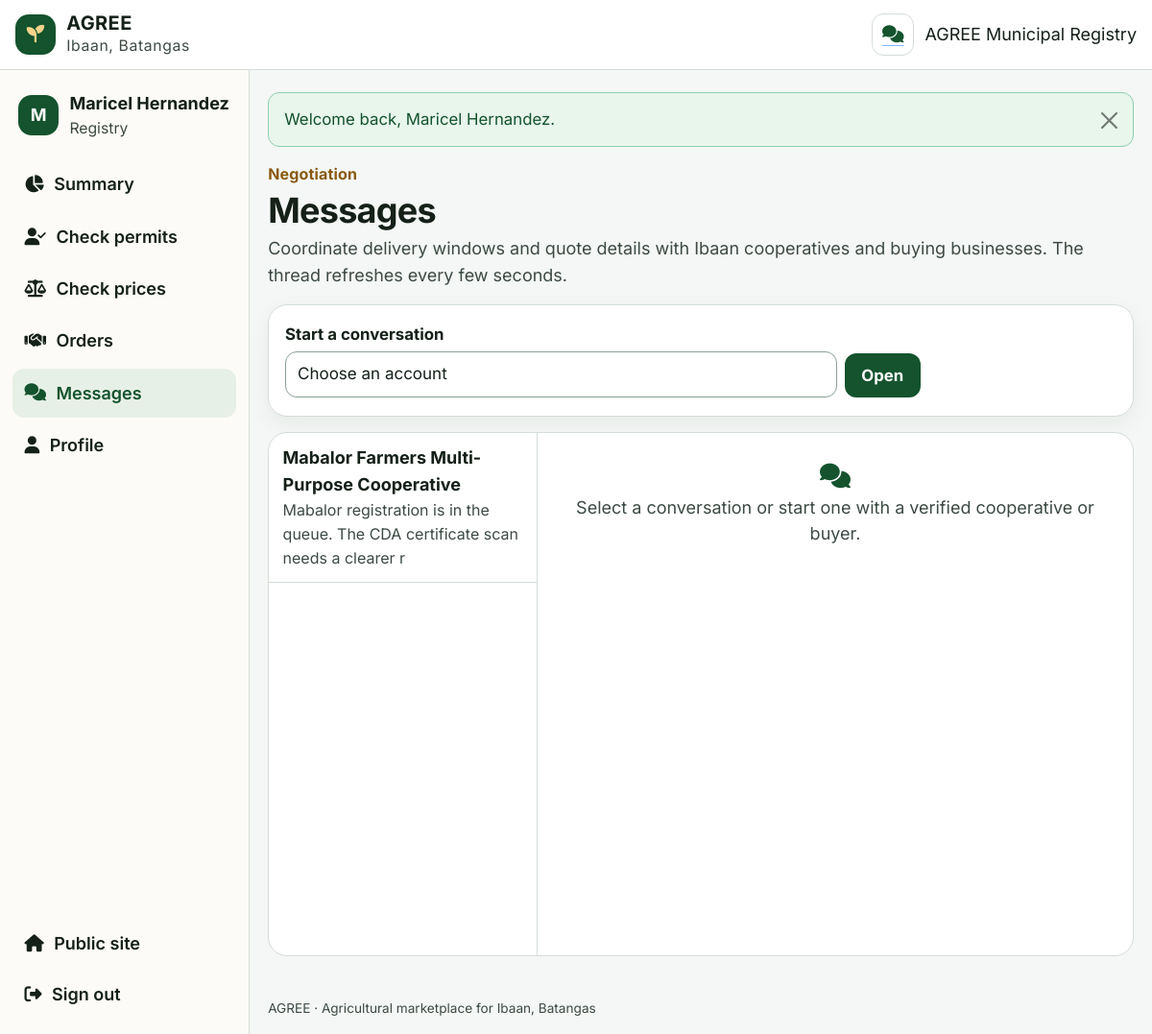
Screenshot of /messages.php (signed in) with the database file from the repository.
### tables this page shows
CREATE TABLE users (
    id INT UNSIGNED AUTO_INCREMENT PRIMARY KEY,
    role ENUM('admin', 'cooperative', 'buyer') NOT NULL,
    email VARCHAR(190) NOT NULL UNIQUE,
    password_hash VARCHAR(255) NOT NULL,
    full_name VARCHAR(150) NOT NULL,
    phone VARCHAR(30) NOT NULL,
    organization VARCHAR(190) NOT NULL,
    business_type VARCHAR(80) DEFAULT NULL,
    barangay VARCHAR(80) NOT NULL,
    municipality VARCHAR(80) NOT NULL DEFAULT 'Ibaan',
    province VARCHAR(80) NOT NULL DEFAULT 'Batangas',
    address_line VARCHAR(255) NOT NULL,
    latitude DECIMAL(10,7) DEFAULT NULL,
    longitude DECIMAL(10,7) DEFAULT NULL,
    permit_path VARCHAR(255) DEFAULT NULL,
    verification_status ENUM('pending', 'approved', 'rejected') NOT NULL DEFAULT 'pending',
    verification_note VARCHAR(500) DEFAULT NULL,
    verified_at DATETIME DEFAULT NULL,
    is_active TINYINT(1) NOT NULL DEFAULT 1,
    created_at DATETIME NOT NULL DEFAULT CURRENT_TIMESTAMP
);

CREATE TABLE messages (
    id INT UNSIGNED AUTO_INCREMENT PRIMARY KEY,
    sender_id INT UNSIGNED NOT NULL,
    receiver_id INT UNSIGNED NOT NULL,
    body TEXT NOT NULL,
    is_read TINYINT(1) NOT NULL DEFAULT 0,
    created_at DATETIME NOT NULL DEFAULT CURRENT_TIMESTAMP,
    CONSTRAINT fk_messages_sender FOREIGN KEY (sender_id) REFERENCES users(id),
    CONSTRAINT fk_messages_receiver FOREIGN KEY (receiver_id) REFERENCES users(id),
    INDEX idx_messages_pair (sender_id, receiver_id, id),
    INDEX idx_messages_unread (receiver_id, is_read)
);

### messages.php (the view, shortened to what this page needs)
<?php
require_once __DIR__ . '/bootstrap.php';
$user = require_login();
$pdo = db();
$me = (int) $user['id'];
$withId = (int) ($_GET['with'] ?? $_POST['with'] ?? 0);
$partner = null;
$stmt = $pdo->prepare(
    'SELECT m.*, IF(m.sender_id = ?, m.receiver_id, m.sender_id) AS other_id
     FROM messages m
     WHERE m.sender_id = ? OR m.receiver_id = ?
     ORDER BY m.id DESC'
);
$stmt->execute([$me, $me, $me]);
$conversations = [];
foreach ($stmt as $row) {
    $other = (int) $row['other_id'];
    if (!isset($conversations[$other])) {
        $conversations[$other] = ['last' => $row, 'unread' => 0];
    }
}
$people = [];
$ids = array_keys($conversations);
if ($ids) {
    $marks = implode(',', array_fill(0, count($ids), '?'));
    $lookup = $pdo->prepare("SELECT id, organization, full_name, role, verification_status FROM users WHERE id IN ($marks)");
    $lookup->execute($ids);
    foreach ($lookup as $person) {
        $people[(int) $person['id']] = $person;
    }
}
$layout = 'app';
require __DIR__ . '/header.php';
?>
<div class="page-head">
    <p class="gold-kicker">Negotiation</p>
    <h1>Messages</h1>
    <p class="muted">Coordinate delivery windows and quote details with Ibaan cooperatives and buying businesses. The thread refreshes every few seconds.</p>
</div>
<form method="get" action="messages.php" class="panel mb-3">
    <div class="row g-2 align-items-end">
        <div class="col-md-8">
            <label class="form-label" for="with">Start a conversation</label>
            <select class="form-select" id="with" name="with" required>
                <option value="">Choose an account</option>
            </select>
        </div>
        <div class="col-md-4">
            <button class="btn btn-agree" type="submit">Open</button>
        </div>
    </div>
</form>
<div class="chat-layout" id="chatApp" data-with="<?= $withId ? (int) $withId : '' ?>">
    <div class="chat-list">
        <?php foreach ($conversations as $otherId => $convo): ?>
            <?php $person = $people[$otherId] ?? null; if (!$person) { continue; } ?>
            <a class="<?= (int) $otherId === $withId ? 'active' : '' ?>" href="messages.php?with=<?= (int) $otherId ?>">
                <strong><?= e(display_name($person)) ?></strong>
                <span class="tiny muted d-block"><?= e(clip((string) $convo['last']['body'], 80)) ?></span>
            </a>
        <?php endforeach; ?>
    </div>
    <div class="chat-thread">
        <?php if (!$partner): ?>
            <div class="empty-state"><i class="fa-solid fa-comments"></i><p>Select a conversation or start one with a verified cooperative or buyer.</p></div>
        <?php endif; ?>
    </div>
</div>
<?php require __DIR__ . '/footer.php'; ?>

### header.php (shortened to what this page needs)
<?php
$layout = $layout ?? 'public';
$me = current_user();
?>
<!DOCTYPE html>
<html lang="en">
<head>
    <link href="https://cdn.jsdelivr.net/npm/bootstrap@5.3.3/dist/css/bootstrap.min.css" rel="stylesheet">
    <link href="https://cdnjs.cloudflare.com/ajax/libs/font-awesome/6.5.2/css/all.min.css" rel="stylesheet">
    <link href="agree.css" rel="stylesheet">
</head>
<body class="<?= e($layout) ?>-layout">
<?php if ($layout === 'app' && $me): ?>
    <header class="topbar">
        <a class="brand" href="<?= e(dashboard_for((string) $me['role'])) ?>">
            <span class="brand-mark" aria-hidden="true"><i class="fa-solid fa-seedling"></i></span>
            <span>
                <strong>AGREE</strong>
                <small>Ibaan, Batangas</small>
            </span>
        </a>
        <div class="topbar-actions">
            <a class="icon-link" href="messages.php" aria-label="Messages">
                <i class="fa-solid fa-comments"></i>
            </a>
            <span class="who d-none d-md-inline"><?= e(display_name($me)) ?></span>
        </div>
    </header>
    <div class="app-shell">
        <aside class="side-nav">
            <div class="side-user">
                <span class="avatar"><?= e(strtoupper(substr((string) $me['full_name'], 0, 1))) ?></span>
                <div>
                    <strong><?= e($me['full_name']) ?></strong>
                    <small><?= e(role_label((string) $me['role'])) ?></small>
                </div>
            </div>
            <div class="side-foot">
                <a href="index.php"><i class="fa-solid fa-house"></i> Public site</a>
                <form method="post" action="logout.php">
                    <button type="submit"><i class="fa-solid fa-right-from-bracket"></i> Sign out</button>
                </form>
            </div>
        </aside>
        <div class="app-main">
            <main id="content" class="content">
<?php endif; ?>

### agree.css (style rules this page uses)
:root { --forest: #14532d; --forest-dark: #0f3d22; --leaf: #166534; --gold: #8a5a10; --gold-soft: #f8efd4; --gold-btn: #f4d48a; --cream: #f4f7f5; --paper: #ffffff; --ink: #142018; --muted: #3d4a43; --line: #d5ddd7; --danger: #8f1d1d; --shadow: 0 8px 24px rgba(20, 32, 24, 0.06); --focus: #14532d; }
* { box-sizing: border-box; }
body { margin: 0; color: var(--ink); background: var(--cream); font-family: Inter, system-ui, "Segoe UI", sans-serif; font-size: 1.125rem; line-height: 1.55; min-height: 100vh; }
h1, h2, h3, .price-figure, .stat-tile strong { font-family: Inter, system-ui, "Segoe UI", sans-serif; font-weight: 700; line-height: 1.25; letter-spacing: -0.02em; }
a { color: var(--leaf); }
.brand { display: flex; align-items: center; gap: 0.7rem; color: inherit; text-decoration: none; }
.brand strong { display: block; font-family: Inter, system-ui, sans-serif; letter-spacing: 0.02em; font-size: 1.25rem; line-height: 1.2; }
.brand small { display: block; color: var(--muted); letter-spacing: 0.04em; }
.brand-mark { width: 42px; height: 42px; border-radius: 14px; display: grid; place-items: center; background: var(--forest); color: var(--gold-btn); font-size: 1.15rem; }
.content { padding: 1.4rem 1.2rem 2rem; }
.kicker, .gold-kicker { margin: 0; letter-spacing: 0.01em; font-size: 1rem; font-weight: 700; color: var(--gold); }
.step, .focus-card, .panel, .stat-tile, .price-card, .coop-card, .auth-card { background: var(--paper); border: 1px solid var(--line); border-radius: 20px; box-shadow: var(--shadow); }
.focus-card i, .empty-state i { color: var(--forest); }
.muted { color: var(--muted); }
.tiny { font-size: 1rem; }
.btn-agree, .btn-gold, .btn-outline-agree, .btn { border-radius: 12px; font-weight: 700; min-height: 44px; padding: 0.65rem 1.1rem; font-size: 1.05rem; }
.btn-agree { background: var(--forest); color: white; border: 0; }
.topbar { position: sticky; top: 0; z-index: 30; display: flex; justify-content: space-between; align-items: center; gap: 1rem; padding: 0.75rem 1rem; background: #ffffff; border-bottom: 1px solid var(--line); }
.topbar-actions, .who { display: flex; align-items: center; gap: 0.7rem; }
.icon-link { position: relative; width: 44px; height: 44px; display: grid; place-items: center; border-radius: 12px; background: white; border: 1px solid var(--line); color: var(--forest); }
.app-shell { display: flex; min-height: calc(100vh - 70px); }
.side-nav { width: 260px; flex: 0 0 260px; background: rgba(255, 253, 248, 0.8); border-right: 1px solid var(--line); padding: 1rem 0.8rem; display: flex; flex-direction: column; gap: 1rem; }
.side-user, .side-foot { display: flex; gap: 0.7rem; align-items: center; }
.side-user { padding: 0.3rem 0.4rem; }
.side-user strong, .side-user small { display: block; }
.side-user small { color: var(--muted); }
.avatar { width: 42px; height: 42px; border-radius: 14px; display: grid; place-items: center; background: var(--forest); color: white; font-weight: 700; }
.side-links a, .side-foot a, .side-foot button { display: flex; align-items: center; gap: 0.65rem; text-decoration: none; color: var(--ink); border-radius: 12px; min-height: 44px; padding: 0.7rem 0.8rem; font-weight: 600; background: transparent; border: 0; width: 100%; text-align: left; }
.side-foot { margin-top: auto; display: grid; gap: 0.2rem; }
.app-main { flex: 1; min-width: 0; }
.panel { padding: 1rem 1.05rem 1.15rem; }
.page-head { margin-bottom: 1rem; }
.page-head h1 { font-size: clamp(1.8rem, 3vw, 2.6rem); margin: 0.2rem 0; }
.form-label { font-weight: 700; font-size: 1.05rem; margin-bottom: 0.35rem; }
.form-control, .form-select, .form-control-sm, .form-select-sm { border-radius: 12px; border-color: #8aa092; background: white; min-height: 48px; font-size: 1.0625rem; color: var(--ink); }
.chat-layout { display: grid; grid-template-columns: 280px 1fr; min-height: 68vh; background: var(--paper); border: 1px solid var(--line); border-radius: 20px; overflow: hidden; }
.chat-list { border-right: 1px solid var(--line); overflow: auto; }
.chat-list a { display: block; padding: 0.8rem 0.9rem; text-decoration: none; color: inherit; border-bottom: 1px solid var(--line); }
.chat-thread { display: flex; flex-direction: column; min-height: 68vh; }
.empty-state { text-align: center; padding: 2rem 1rem; color: var(--muted); }
.empty-state i { font-size: 1.6rem; display: block; margin-bottom: 0.4rem; }

### rows the page displays
users: organization "AGREE Municipal Registry", full_name "M", full_name "Maricel Hernandez", role "Registry"
users: organization "Mabalor Farmers Multi-Purpose Cooperative"
messages: body "Mabalor registration is in the queue. The CDA certificate scan needs a clearer r"

### other values shown
$label "Summary"
$label "Check permits"
$label "Check prices"
$label "Orders"
$label "Messages"
$label "Profile"
$message "Welcome back, Maricel Hernandez."
